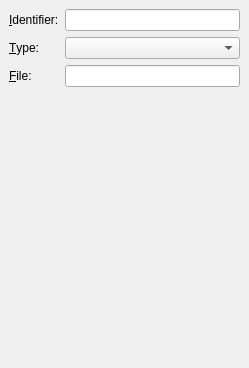
<ui version="4.0" >
 <class>Form</class>
 <widget class="QWidget" name="Form" >
  <property name="geometry" >
   <rect>
    <x>0</x>
    <y>0</y>
    <width>249</width>
    <height>368</height>
   </rect>
  </property>
  <property name="windowTitle" >
   <string>Form</string>
  </property>
  <layout class="QGridLayout" >
   <property name="margin" >
    <number>9</number>
   </property>
   <property name="spacing" >
    <number>6</number>
   </property>
   <item row="0" column="0" >
    <widget class="QLabel" name="label" >
     <property name="text" >
      <string>&amp;Identifier:</string>
     </property>
     <property name="buddy" >
      <cstring>identifier</cstring>
     </property>
    </widget>
   </item>
   <item row="0" column="1" >
    <widget class="QLineEdit" name="identifier" />
   </item>
   <item row="1" column="0" >
    <widget class="QLabel" name="label_2" >
     <property name="text" >
      <string>&amp;Type:</string>
     </property>
     <property name="buddy" >
      <cstring>type</cstring>
     </property>
    </widget>
   </item>
   <item row="2" column="0" >
    <widget class="QLabel" name="label_3" >
     <property name="text" >
      <string>&amp;File:</string>
     </property>
     <property name="buddy" >
      <cstring>file</cstring>
     </property>
    </widget>
   </item>
   <item row="2" column="1" >
    <widget class="QLineEdit" name="file" />
   </item>
   <item row="3" column="1" >
    <spacer>
     <property name="orientation" >
      <enum>Qt::Vertical</enum>
     </property>
     <property name="sizeHint" >
      <size>
       <width>20</width>
       <height>231</height>
      </size>
     </property>
    </spacer>
   </item>
   <item row="1" column="1" >
    <widget class="QComboBox" name="type" />
   </item>
  </layout>
 </widget>
 <resources/>
 <connections/>
</ui>
